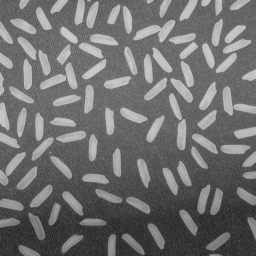
%> input picture lectures/image_connected_components/data/rice.png, 256 x 256 px
$ octave --eval "image_connected_components_3;"   (GNU Octave 9; MATLAB toolbox functions it lacks are replaced by stand-ins)
%> lines starting %> are read from the running program, lines starting %| are printed output that depends on the picture; in (x1, y1, x2, y2) boxes, pixels count from 0 and x2, y2 are one past the last pixel; in counts of white or black regions, pixels touching at a corner belong together; the program's own positions count from 1
function image_connected_components_3
% Demos showing filtering of blobs by size

% Variables
im_file_string = '../data/rice.png';
min_grain_size = 100;

% Code
im = imread(im_file_string);
%> im is the input picture: size 256x256 uint8; min 40, max 204, mean 111.2

% Make a figure
figure(1);
clf;
rows = 2;
cols = 2;

% Original image
subplot(rows, cols, 1);
imagesc(im);
title('Original');
colorbar;

% Display binary image
im_bin = imbinarize(im, 'adaptive');
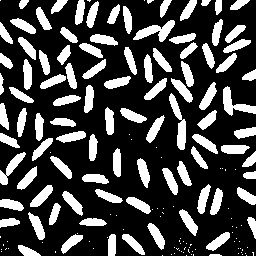
%> im_bin: size 256x256 logical; 26.9% white; 171 white regions (76 under 20 px), largest, box (x1, y1, x2, y2) and area: (133, 20, 175, 42) 398, (169, 93, 186, 150) 397, (223, 86, 256, 116) 376

% Filter the im_bin by size
im_bin = bwareafilt(im_bin, [min_grain_size inf]);
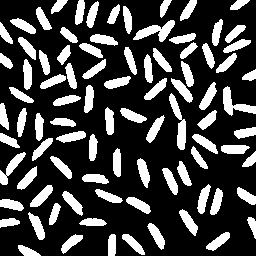
%> im_bin: size 256x256 logical; 26.2% white; 89 white regions, largest, box (x1, y1, x2, y2) and area: (133, 20, 175, 42) 398, (169, 93, 186, 150) 397, (223, 86, 256, 116) 376

% Clear grains from edges
im_bin = imclearborder(im_bin);
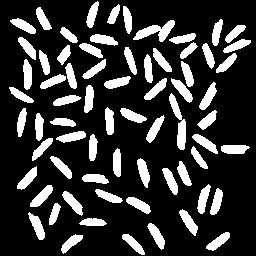
%> im_bin: size 256x256 logical; 21.1% white; 69 white regions, largest, box (x1, y1, x2, y2) and area: (133, 20, 175, 42) 398, (169, 93, 186, 150) 397, (30, 185, 53, 207) 237

subplot(rows, cols, 2);
imagesc(im_bin);
title('Binary image, filtered by size', 'clear borders');
colorbar;

% Pull off the centroid and the area of each
% connected component
blob_data = regionprops(im_bin, {'Area','Centroid'});
%> blob_data = 69 regions; largest, Area and Centroid: 398 [156.6 31.8], 397 [179.6 123.8], 237 [42.5 197.1], 229 [208.9 97.5], 228 [37.9 226.9]
areas = cat(1, blob_data.Area);
%> areas = 69 values, max 398 at index 42, min 138 at index 55, mean 200.8
centroids = cat(1, blob_data.Centroid);
%> centroids = 69 rows, first 12: [21.48 96.01; 24.23 26.29; 22.12 122.6; 28.34 179.4; 28.3 48.31; 28.06 75.37; 37.88 226.9; 42.48 197.1; 42.53 149.2; 39.69 127.3; 43.61 19.88; 45.08 63.33]

% Display area on top of each blob
subplot(rows, cols, 3);
imagesc(im_bin);
hold on;
for i = 1 : numel(blob_data)
    plot(centroids(i,1), centroids(i,2), 'r+');
    text(centroids(i,1)+2, centroids(i,2)+2, ...
        sprintf('%i', areas(i)), ...
        'Color',[0.5 0.5 0.5], ...
        'FontSize',12);
end
%> this loop made 69 passes
%> `image_connected_components_3;`:
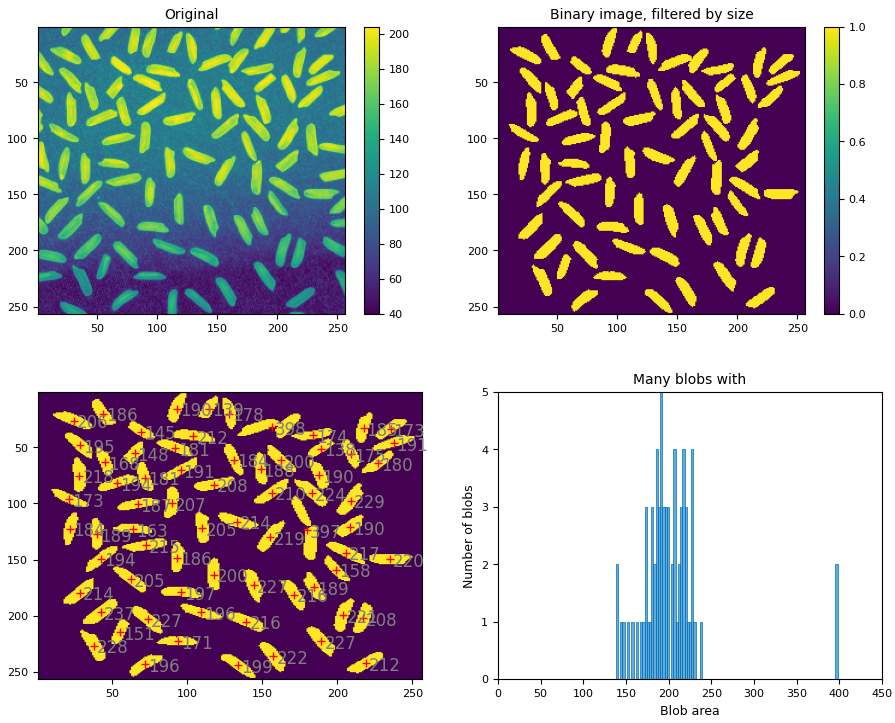
%> figure redrawn from the program's plot data, 4 panels

% Make a histrogram of the areas
subplot(rows, cols, 4);
histogram(areas, 100);
xlim([0 450]);
xlabel('Blob area');
ylabel('Number of blobs');
title('Many blobs with','few pixels')

end
